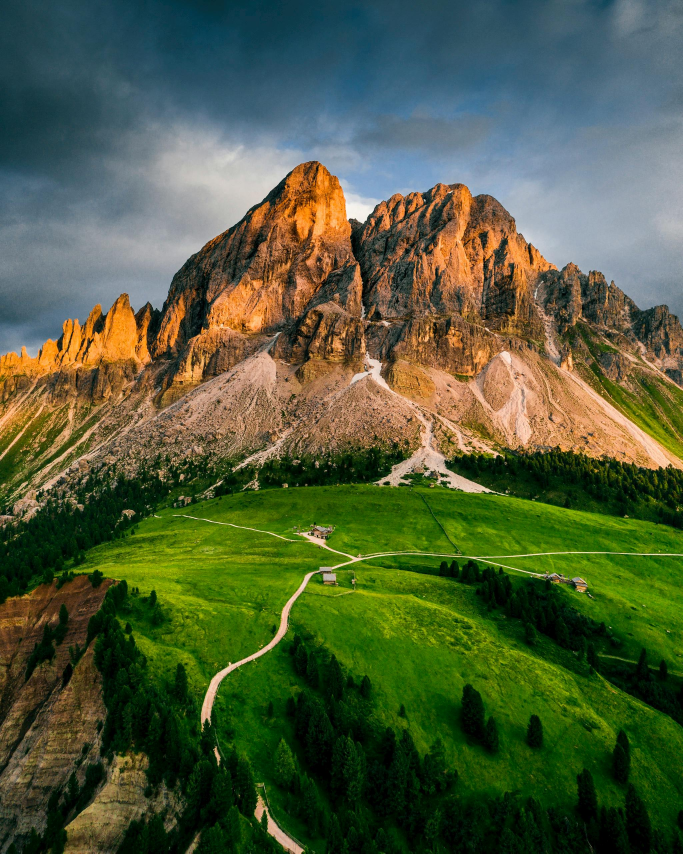
#> input picture Images Used/mountain.jpg, 2048 x 2560 px, given in place of img3.jpg, which was not available (shown at 1/3 size)
$ python gaussian_kernel_filtering.py
#> lines starting #> are read from the running program, lines starting #| are printed output that depends on the picture; pictures that were not available may be replaced by others from this repository, and a replacement may not be noted
import numpy as np
import cv2 as cv


def generate_gaussian_kernel(sigma: int | float, filter_shape: list | tuple | None):
    # Create a gaussian kernel
    m, n = filter_shape
    gaussian_kernel = np.zeros(shape=(m, n), dtype=np.float32)
    # Calculate the mid-point of the kernel
    m_half = m//2

    # From formula, calculate this constant value once and for all.
    normal = 1 / (2.0 * np.pi * sigma ** 2.0)
    for y in range(-m_half, m_half+1):
        for x in range(-m_half, m_half+1):
            # Calculate the exponential term.
            exp_term = np.exp(-(x**2.0 + y**2.0) / (2.0 * sigma ** 2.0))
            gaussian_value = round((normal * exp_term), 2)
            # Fill the array with the gaussian value
            gaussian_kernel[y+m_half, x+m_half] = gaussian_value
    print('Gaussian filter generated')
    gaussian_kernel /= np.sum(gaussian_kernel)
    return gaussian_kernel


def apply_gaussian(kernel:np.ndarray, img:np.ndarray):
    # Dimensions of input image and kernel
    img_height, img_width = img.shape
    kernel_height, kernel_width = kernel.shape

    # Dimension of output image
    output_height = img_height - kernel_height + 1
    output_width = img_width - kernel_width + 1

    # Initialize the output image
    output = np.zeros((output_height, output_width))

    # Apply the convolution
    for y in range(output_height):
        for x in range(output_width):
            output[y, x] = np.sum(img[y:y + kernel_height, x:x + kernel_width] * kernel)
    print('Convolution done')

    # Normalize the output image to [0, 255]
    output_normalized = ((output - output.min())*(255 / (output.max() - output.min()))).astype(np.uint8)
    cv.imshow('Gaussian Filter', output_normalized)
    cv.waitKey(0)
    cv.destroyAllWindows()


def main():
    img = cv.imread('img3.jpg', cv.IMREAD_GRAYSCALE)
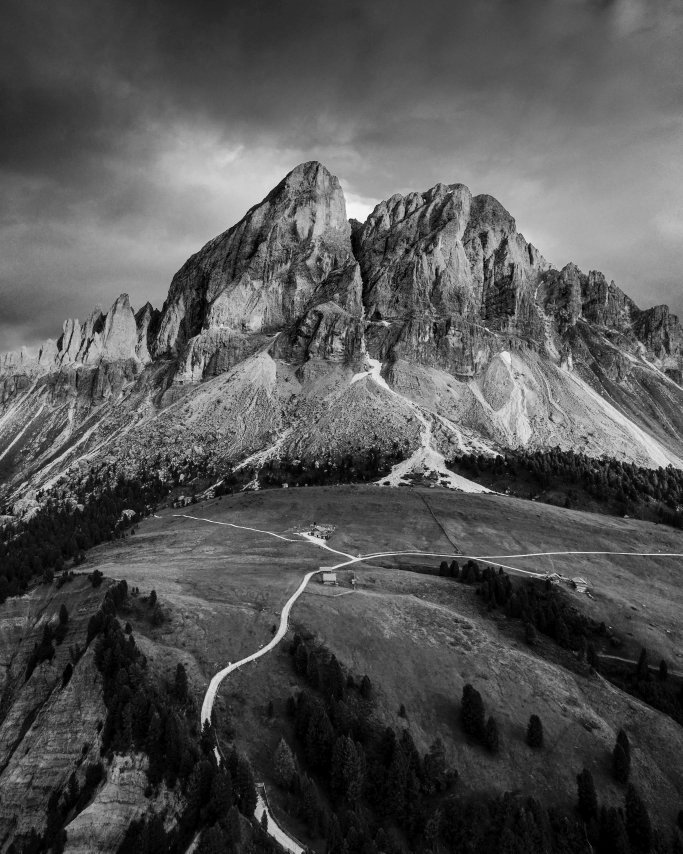
#> img: shape (2560, 2048) (shown at 1/3 size); min 0, max 255, mean 84.5
    width = 1366
    height = 768
    dim = (width, height)
    gray_resized = cv.resize(img, dim, interpolation=cv.INTER_AREA)
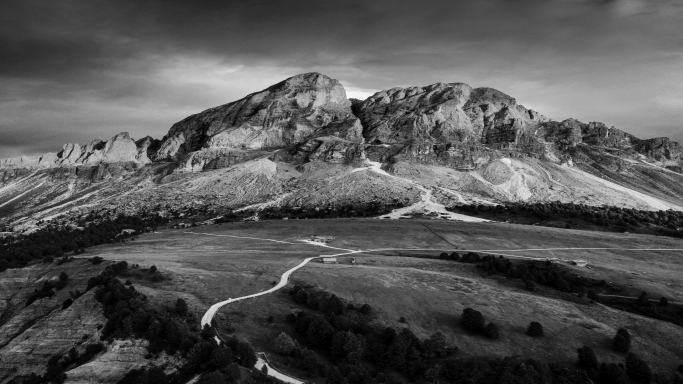
#> gray_resized: shape (768, 1366) (shown at 1/2 size); min 0, max 249, mean 84.5
    sig = float(input('Enter the value of sigma: '))
#> the answer given: 3
    shape = int(input('Enter filter shape. It must be odd.'))
#> the answer given: 3
    if (shape % 2) == 0:
        raise ValueError('Filter shape must be odd')
    filter_s = (shape, shape)

    kernel = generate_gaussian_kernel(sig, filter_s)
    apply_gaussian(kernel, gray_resized)


main()

$ run again, on Images Used/scotter.jpg
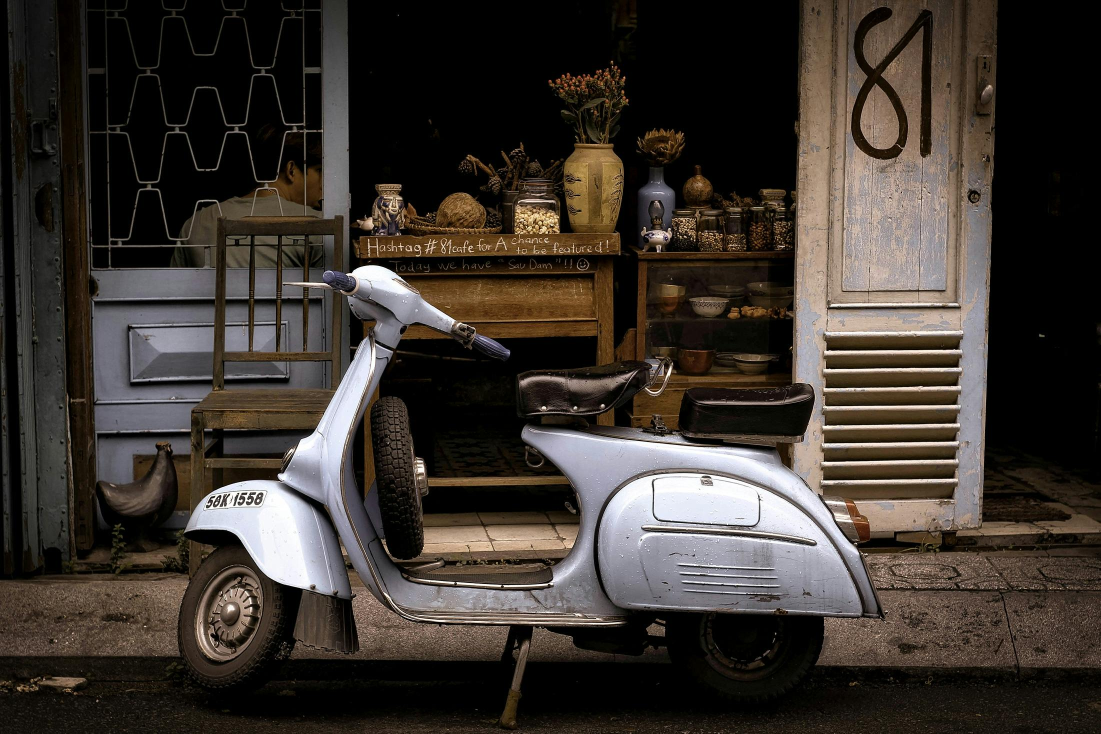
#> input picture Images Used/scotter.jpg, 2201 x 1467 px, given in place of img3.jpg, which was not available (shown at 1/2 size)
#> in main, `img = cv.imread('img3.jpg', cv.IMREAD_GRAYSCALE)`:
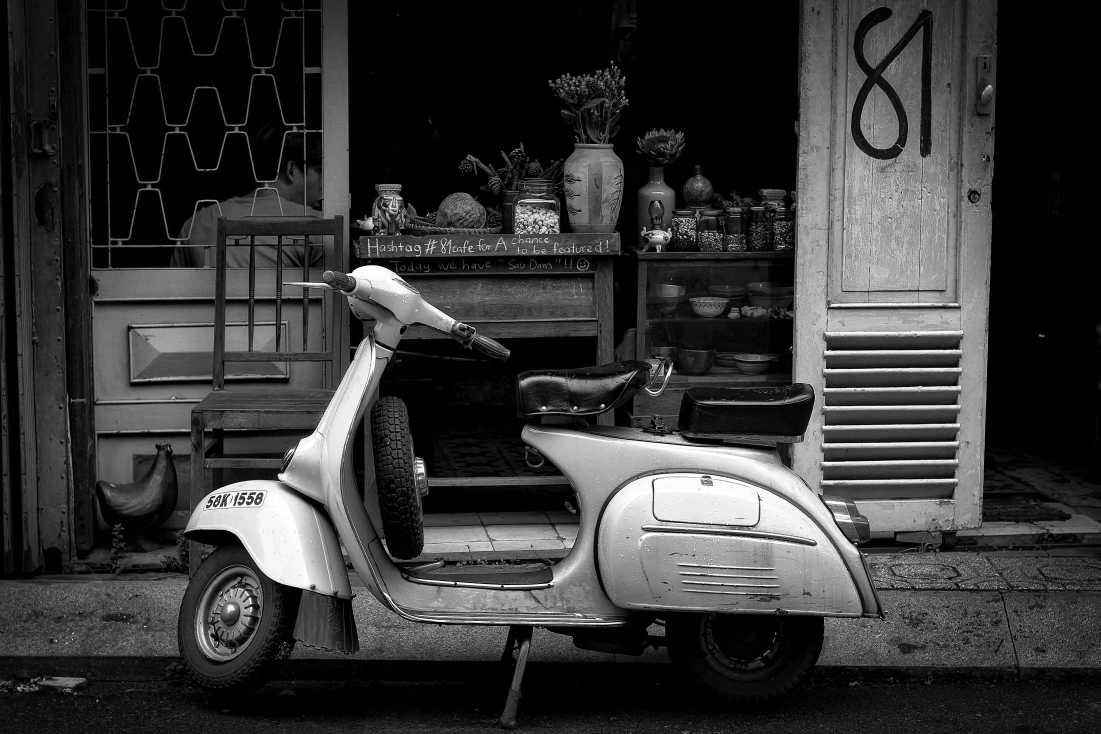
#> img: shape (1467, 2201) (shown at 1/2 size); min 0, max 255, mean 54.6
#> after the loop in apply_gaussian, `for y in range(output_height):`:
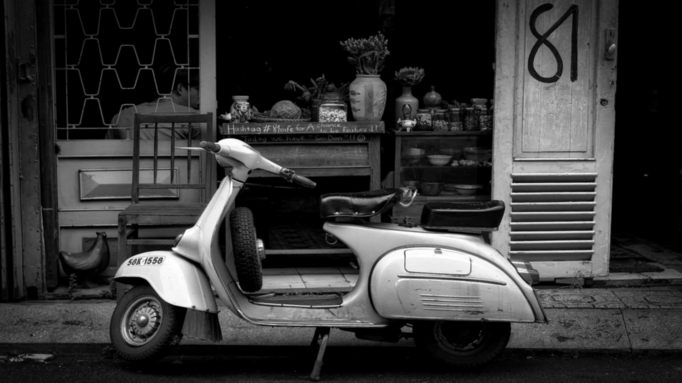
#> output: shape (766, 1364) float64 (shown at 1/2 size); min 0, max 254.7, mean 54.7

$ run again, on Images Used/zebras.jpg
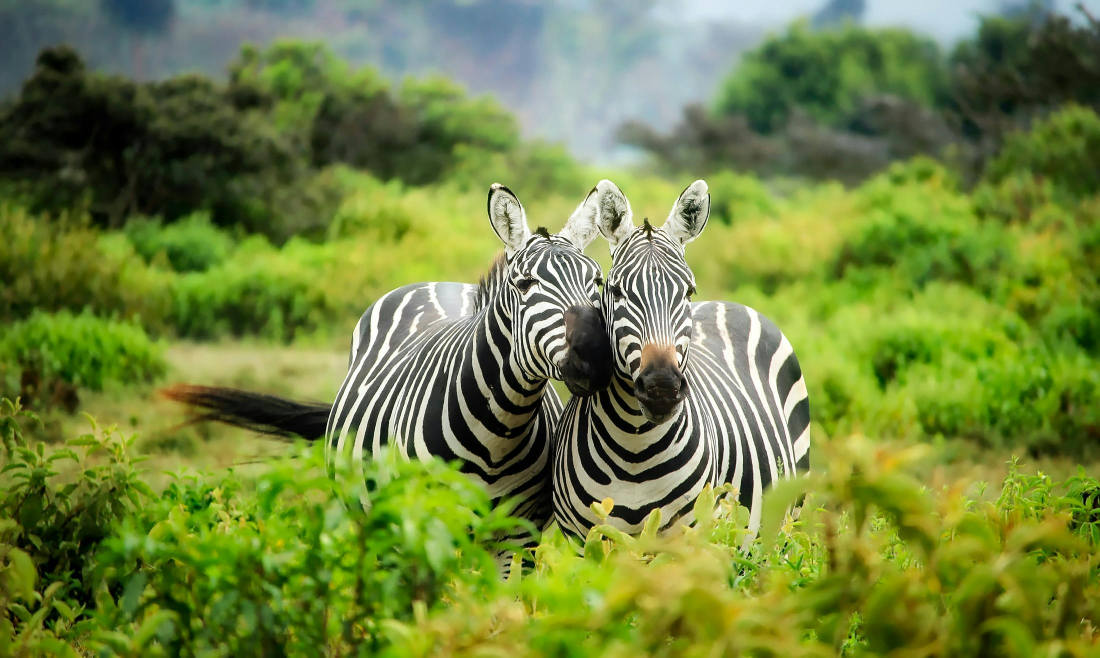
#> input picture Images Used/zebras.jpg, 2200 x 1315 px, given in place of img3.jpg, which was not available (shown at 1/2 size)
#> in main, `img = cv.imread('img3.jpg', cv.IMREAD_GRAYSCALE)`:
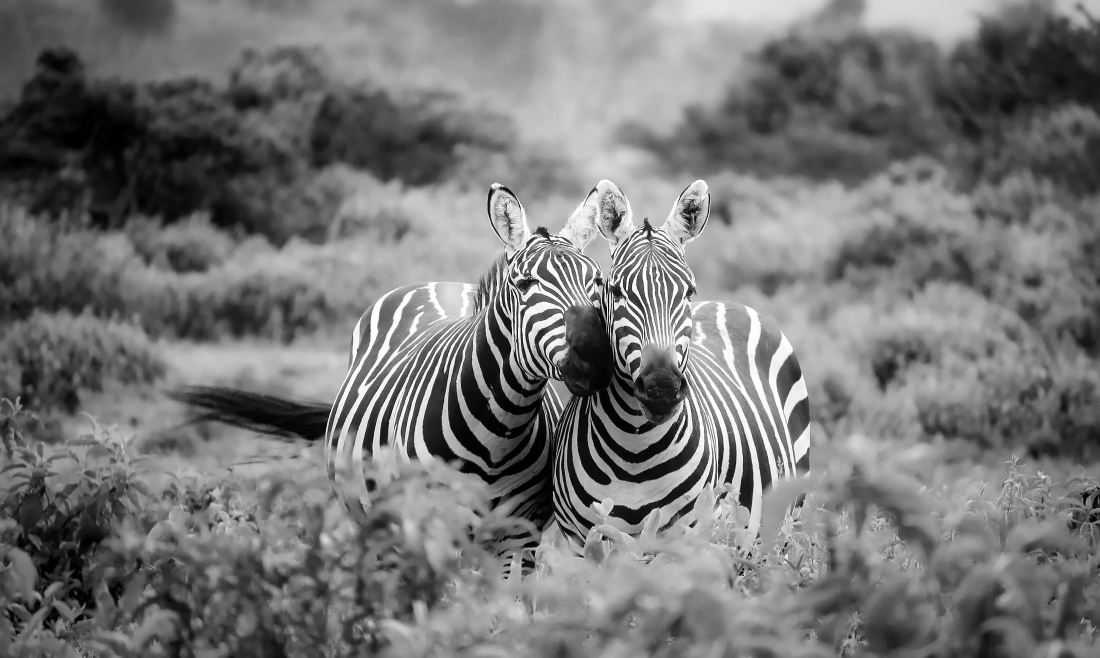
#> img: shape (1315, 2200) (shown at 1/2 size); min 0, max 255, mean 117.6
#> after the loop in apply_gaussian, `for y in range(output_height):`:
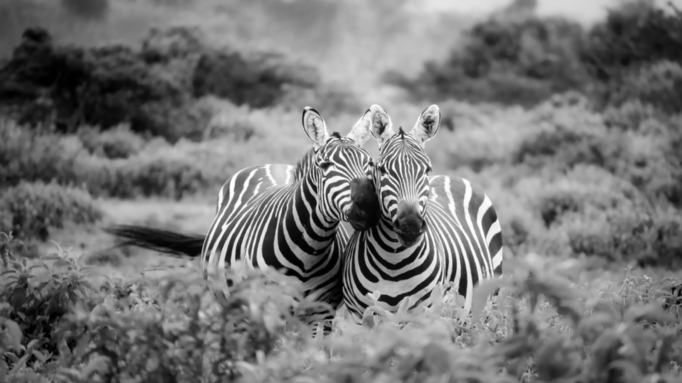
#> output: shape (766, 1364) float64 (shown at 1/2 size); min 0, max 254.7, mean 117.7
